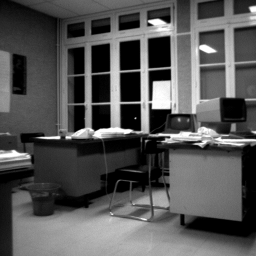
%> input picture tp3matlab/TP03/bureau.bmp, 256 x 256 px
$ octave tema6.m   (GNU Octave 9; MATLAB toolbox functions it lacks are replaced by stand-ins)
%> lines starting %> are read from the running program, lines starting %| are printed output that depends on the picture; in (x1, y1, x2, y2) boxes, pixels count from 0 and x2, y2 are one past the last pixel; in counts of white or black regions, pixels touching at a corner belong together; the program's own positions count from 1
clear all;
close all;

imagenOriginal = imread('TP03/bureau.bmp');
%> imagenOriginal is the input picture: size 256x256 uint8; min 0, max 255, mean 85.1


range=(imagenOriginal > 45 & imagenOriginal <= 50);
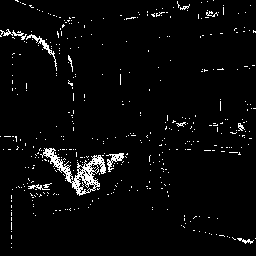
%> range: size 256x256 logical; 3.5% white in thin lines or dots
imagenOriginal(range)=0;
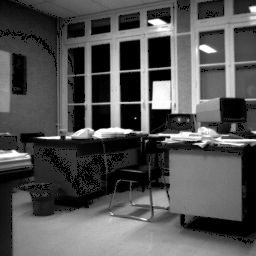
%> imagenOriginal: size 256x256 uint8; 3.54% of pixels changed, all inside (x1, y1, x2, y2) = (0, 0, 256, 248)
imagenOriginal(~range)=255;
%> imagenOriginal: size 256x256 uint8; 96.5% white; black in thin lines or dots


imagenOriginal=255-imagenOriginal;
%> imagenOriginal: size 256x256 uint8; 3.5% white in thin lines or dots
figure; imshow(imagenOriginal);
BW3 = bwareaopen(imagenOriginal, 150);
%> BW3: size 256x256 logical; 1.3% white in thin lines or dots, all inside (x1, y1, x2, y2) = (40, 148, 106, 196)

figure; imshow(BW3);
BW3 = 255 * uint8(BW3);

imagenOriginal = imread('TP03/bureau.bmp');
figure; imshow(imagenOriginal);
for i=1:15
    BW3 = 255 * uint8(BW3);
    BW3=imdilate(BW3,strel('line',150,1));
    BW3=min(BW3,imagenOriginal);
end
%> this loop made 15 passes
%> pass 1, `BW3=imdilate(BW3,strel('line',150,1));`:
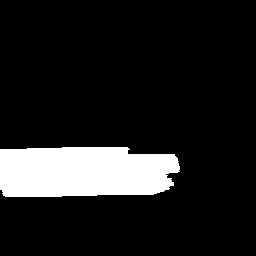
%> BW3: size 256x256 uint8; 12.3% white; 1 white region, box (x1, y1, x2, y2) and area: (0, 147, 180, 197) 8035
%> pass 1, `BW3=min(BW3,imagenOriginal);`:
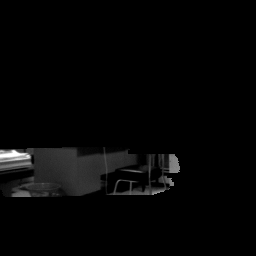
%> BW3: size 256x256 uint8; min 0, max 255, mean 5.4
%> pass 2, `BW3=imdilate(BW3,strel('line',150,1));`:
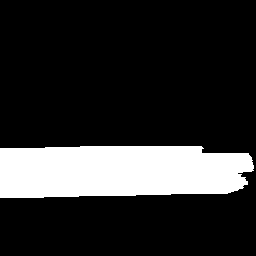
%> BW3: size 256x256 uint8; 18.1% white; 1 white region, box (x1, y1, x2, y2) and area: (0, 146, 254, 198) 11840
%> after the loop:
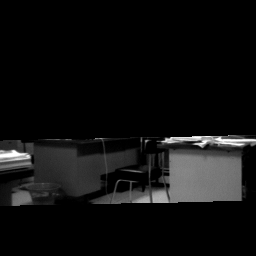
%> BW3: size 256x256 uint8; min 0, max 255, mean 15.8
figure; imshow(BW3);
imagenFinal = imdilate(BW3,strel('line',3,3)) - imerode(BW3,strel('line',3,3));
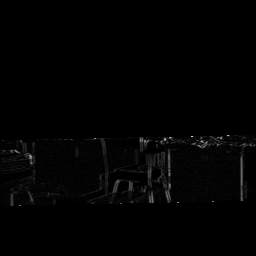
%> imagenFinal: size 256x256 uint8; min 0, max 213, mean 2.3
figure; imshow(imagenFinal);

% H=padarray(2,[2 2]) - fspecial('gaussian' ,[5 5],2); % create unsharp mask
% sharpened = imfilter(imagenOriginal,H);  % create a sharpened version of the image using that mask
% sharpened = imadjust(sharpened);
% figure; imshow(sharpened); %showing input & output images
% SE=strel('line', 3, 3);
%
% intermedio1 = imdilate(sharpened,SE) - imerode(sharpened,SE);
% figure; imshow(intermedio1);
%
% SE=strel('line', 3, 3);
%
% intermedio2 = imdilate(sharpened,SE) - imerode(sharpened,SE);
% figure; imshow(intermedio2);
%
% intermedio3 = imreconstruct(intermedio2,imagenOriginal);
% figure
% imshow(intermedio3,[])
%
% intermedio4 = imerode(intermedio2,SE);
%
% figure
% imshow(intermedio4,[])
%
%

$ run again, with tp3matlab/TP03/MUSCLE.BMP copied over tp3matlab/TP03/bureau.bmp
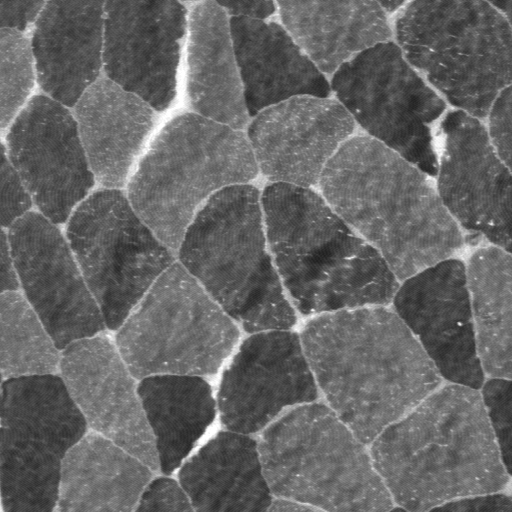
%> input picture tp3matlab/TP03/MUSCLE.BMP, 512 x 512 px
%> imagenOriginal is the input picture: size 512x512 uint8; min 33, max 255, mean 101.8
%> `range=(imagenOriginal > 45 & imagenOriginal <= 50);`:
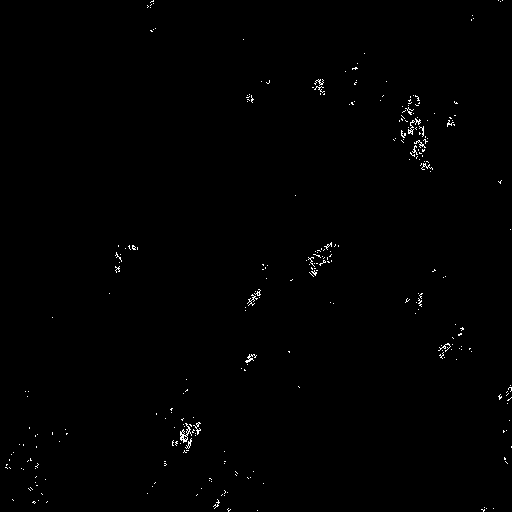
%> range: size 512x512 logical; 0.5% white in thin lines or dots
%> `imagenOriginal(range)=0;`:
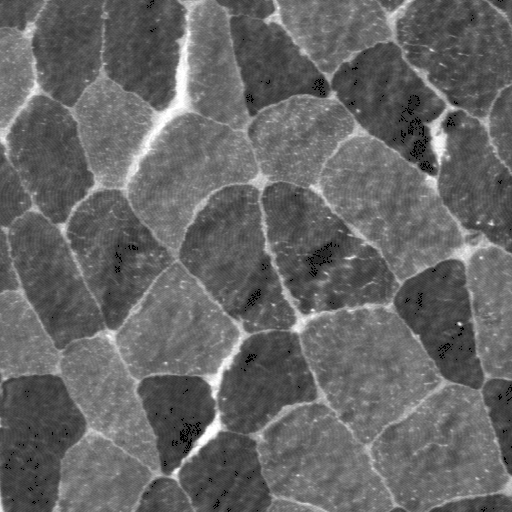
%> imagenOriginal: size 512x512 uint8; 0.5% of pixels changed, all inside (x1, y1, x2, y2) = (5, 0, 512, 512)
%> BW3: size 512x512 logical; every value is 0
